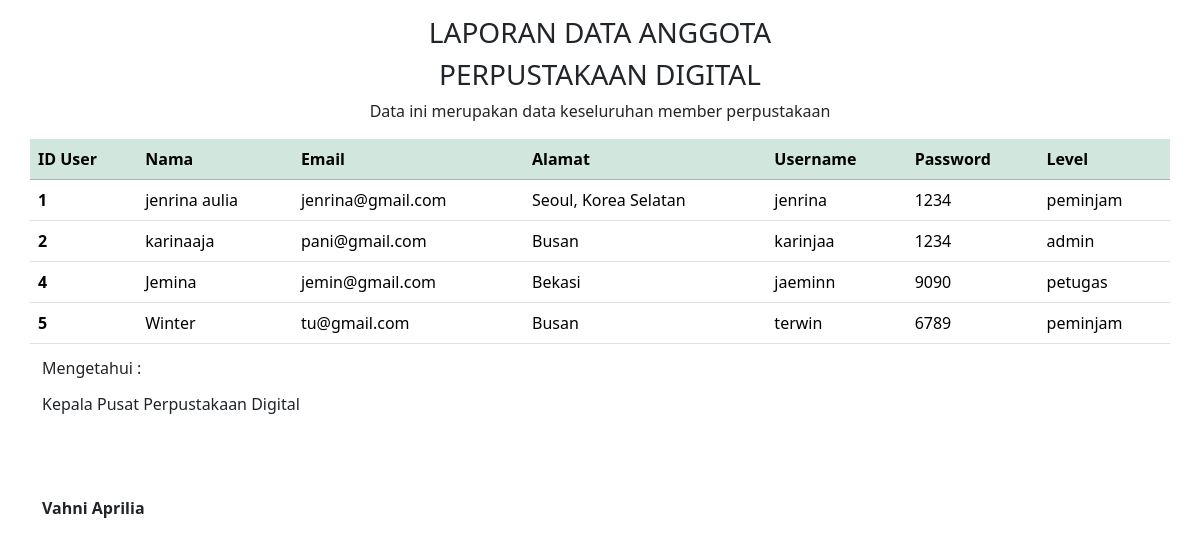
/admin/data/laporan_da.php, run on an earlier commit of the app's database.
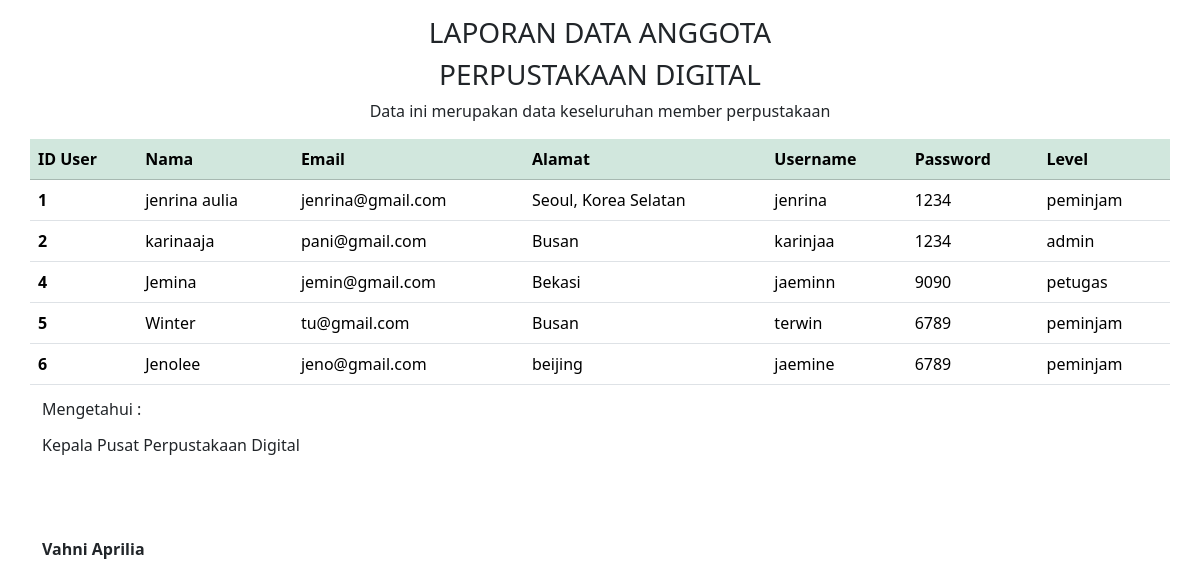
And on a later commit of the database.
### tables this page shows
CREATE TABLE `user` (
  `IDuser` int(20) NOT NULL,
  `username` varchar(255) NOT NULL,
  `password` varchar(255) NOT NULL,
  `email` varchar(255) NOT NULL,
  `namalengkap` varchar(255) NOT NULL,
  `alamat` text NOT NULL,
  `level` enum('admin','petugas','peminjam') NOT NULL
);

### admin/data/laporan_da.php (the view, shortened to what this page needs)
<!doctype html>
<html lang="en">
  <head>
    <link rel="stylesheet" href="../../asset/css/bootstrap.css">
  </head>
  <body>
    <div class="container">
        <div class="row">
            <div class="col text-center mt-3">
                <h3>LAPORAN DATA ANGGOTA</h3>
                <h3>PERPUSTAKAAN DIGITAL</h3>
                <span>Data ini merupakan data keseluruhan member perpustakaan</span>
            </div>
        </div>
        <div class="row">
        <table class="table my-3">
        <thead class="table table-success">
            <tr>
            <th scope="col">ID User</th>
            <th scope="col">Nama</th>
            <th scope="col">Email</th>
            <th scope="col">Alamat</th>
            <th scope="col">Username</th>
            <th scope="col">Password</th>
            <th scope="col">Level</th>
            </tr>
        </thead>
        <?php
        include '../../koneksi/koneksi.php';
        $data = mysqli_query($conn, "SELECT * FROM user");
        while ($d = mysqli_fetch_array($data)) {
        ?>
        <tbody>
            <tr>
            <th scope="row"><?php echo $d['IDuser'];?></th>
            <td><?php echo $d['namalengkap'];?></td>
            <td><?php echo $d['email'];?></td>
            <td><?php echo $d['alamat'];?></td>
            <td><?php echo $d['username'];?></td>
            <td><?php echo $d['password'];?></td>
            <td><?php echo $d['level'];?></td>
            </tr>
        </tbody>
        <?php
        }
        ?>
        </table>
      </div>
            <div class="row">
                <div class="col">
                    <p style="line-height: 1rem;">Mengetahui :</p>
                    <p>Kepala Pusat Perpustakaan Digital</p>
                    <p style="margin-top: 5rem;"><b>Vahni Aprilia</b></p>
                </div>
            </div>
        </div>
  </body>
</html>

What changed in the data, as far as the page shows it:
added user: IDuser "6", namalengkap "Jenolee", email "jeno@gmail.com", alamat "beijing", username "jaemine", password "6789", level "peminjam"
